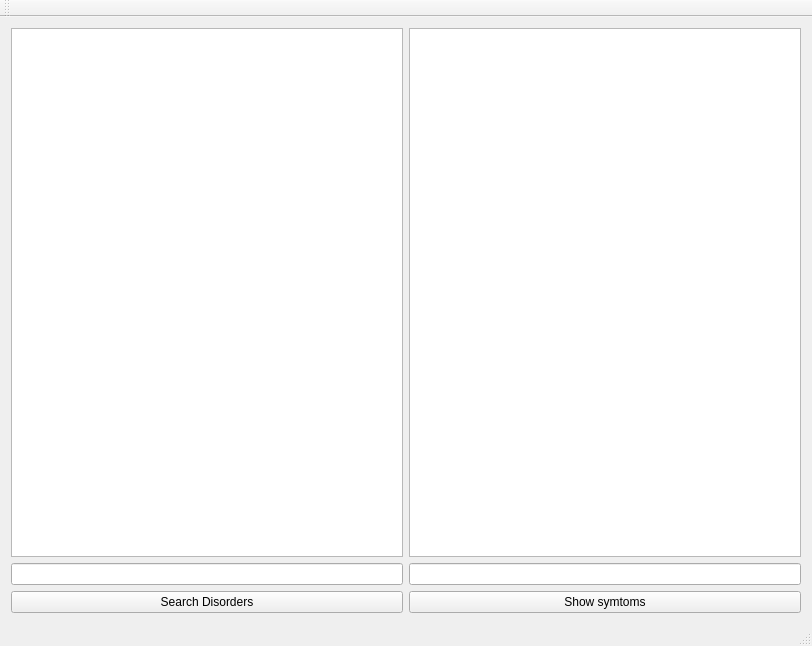
<?xml version="1.0" encoding="UTF-8"?>
<ui version="4.0">
 <class>QtGuiTestClass</class>
 <widget class="QMainWindow" name="QtGuiTestClass">
  <property name="geometry">
   <rect>
    <x>0</x>
    <y>0</y>
    <width>812</width>
    <height>646</height>
   </rect>
  </property>
  <property name="windowTitle">
   <string>QtGuiTest</string>
  </property>
  <widget class="QWidget" name="centralWidget">
   <layout class="QGridLayout" name="gridLayout_2">
    <item row="0" column="0">
     <layout class="QVBoxLayout" name="verticalLayout">
      <item>
       <widget class="QListWidget" name="illnessData"/>
      </item>
      <item>
       <widget class="QLineEdit" name="disorderEdit"/>
      </item>
      <item>
       <widget class="QPushButton" name="searchButton">
        <property name="text">
         <string>Search Disorders</string>
        </property>
       </widget>
      </item>
     </layout>
    </item>
    <item row="0" column="1">
     <layout class="QGridLayout" name="gridLayout">
      <item row="0" column="0">
       <widget class="QListWidget" name="symtomsData"/>
      </item>
      <item row="1" column="0">
       <widget class="QLineEdit" name="nameEdit"/>
      </item>
      <item row="2" column="0">
       <widget class="QPushButton" name="showButton">
        <property name="text">
         <string>Show symtoms</string>
        </property>
       </widget>
      </item>
     </layout>
    </item>
   </layout>
  </widget>
  <widget class="QMenuBar" name="menuBar">
   <property name="geometry">
    <rect>
     <x>0</x>
     <y>0</y>
     <width>812</width>
     <height>26</height>
    </rect>
   </property>
  </widget>
  <widget class="QToolBar" name="mainToolBar">
   <attribute name="toolBarArea">
    <enum>TopToolBarArea</enum>
   </attribute>
   <attribute name="toolBarBreak">
    <bool>false</bool>
   </attribute>
  </widget>
  <widget class="QStatusBar" name="statusBar"/>
 </widget>
 <layoutdefault spacing="6" margin="11"/>
 <resources>
  <include location="QtGuiTest.qrc"/>
 </resources>
 <connections/>
</ui>
